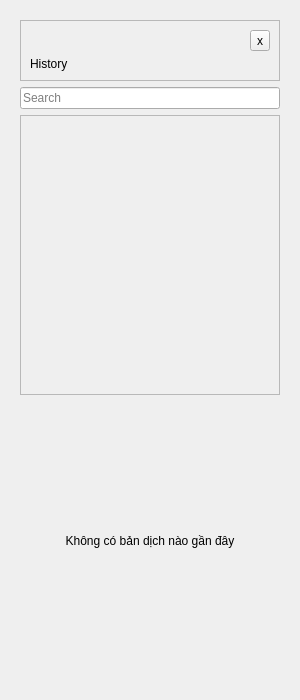
<?xml version="1.0" encoding="UTF-8"?>
<ui version="4.0">
 <class>historyPanel</class>
 <widget class="QWidget" name="historyPanel">
  <property name="geometry">
   <rect>
    <x>0</x>
    <y>0</y>
    <width>300</width>
    <height>700</height>
   </rect>
  </property>
  <property name="minimumSize">
   <size>
    <width>300</width>
    <height>0</height>
   </size>
  </property>
  <property name="windowTitle">
   <string>Form</string>
  </property>
  <layout class="QVBoxLayout" name="verticalLayout">
   <item>
    <widget class="QStackedWidget" name="historyStack">
     <property name="currentIndex">
      <number>0</number>
     </property>
     <widget class="QWidget" name="historyListPage">
      <property name="sizePolicy">
       <sizepolicy hsizetype="Preferred" vsizetype="Preferred">
        <horstretch>0</horstretch>
        <verstretch>0</verstretch>
       </sizepolicy>
      </property>
      <layout class="QVBoxLayout" name="verticalLayout_3">
       <item>
        <widget class="QFrame" name="historyHeader">
         <property name="sizePolicy">
          <sizepolicy hsizetype="Preferred" vsizetype="Fixed">
           <horstretch>0</horstretch>
           <verstretch>0</verstretch>
          </sizepolicy>
         </property>
         <property name="frameShape">
          <enum>QFrame::Shape::StyledPanel</enum>
         </property>
         <property name="frameShadow">
          <enum>QFrame::Shadow::Raised</enum>
         </property>
         <layout class="QVBoxLayout" name="verticalLayout_2">
          <item>
           <layout class="QHBoxLayout" name="closeRow">
            <item>
             <spacer name="horizontalSpacer">
              <property name="orientation">
               <enum>Qt::Orientation::Horizontal</enum>
              </property>
              <property name="sizeHint" stdset="0">
               <size>
                <width>234</width>
                <height>20</height>
               </size>
              </property>
             </spacer>
            </item>
            <item>
             <widget class="QToolButton" name="closeHistoryButton">
              <property name="text">
               <string>x</string>
              </property>
             </widget>
            </item>
           </layout>
          </item>
          <item>
           <widget class="QLabel" name="historyTitle">
            <property name="text">
             <string>History</string>
            </property>
           </widget>
          </item>
         </layout>
        </widget>
       </item>
       <item>
        <widget class="QLineEdit" name="historySearchInput">
         <property name="placeholderText">
          <string>Search</string>
         </property>
        </widget>
       </item>
       <item>
        <widget class="QScrollArea" name="historyScrollArea">
         <property name="horizontalScrollBarPolicy">
          <enum>Qt::ScrollBarPolicy::ScrollBarAlwaysOff</enum>
         </property>
         <property name="widgetResizable">
          <bool>true</bool>
         </property>
         <widget class="QWidget" name="historyListContainer">
          <property name="geometry">
           <rect>
            <x>0</x>
            <y>0</y>
            <width>260</width>
            <height>273</height>
           </rect>
          </property>
          <layout class="QVBoxLayout" name="verticalLayout_4">
           <property name="spacing">
            <number>12</number>
           </property>
           <property name="leftMargin">
            <number>8</number>
           </property>
           <property name="topMargin">
            <number>8</number>
           </property>
           <property name="rightMargin">
            <number>8</number>
           </property>
           <property name="bottomMargin">
            <number>8</number>
           </property>
           <item>
            <spacer name="verticalSpacer">
             <property name="orientation">
              <enum>Qt::Orientation::Vertical</enum>
             </property>
             <property name="sizeHint" stdset="0">
              <size>
               <width>20</width>
               <height>40</height>
              </size>
             </property>
            </spacer>
           </item>
          </layout>
         </widget>
        </widget>
       </item>
       <item>
        <widget class="QWidget" name="emptyState" native="true">
         <property name="sizePolicy">
          <sizepolicy hsizetype="Preferred" vsizetype="Expanding">
           <horstretch>0</horstretch>
           <verstretch>0</verstretch>
          </sizepolicy>
         </property>
         <layout class="QVBoxLayout" name="verticalLayout_7">
          <item>
           <spacer name="verticalSpacer_2">
            <property name="orientation">
             <enum>Qt::Orientation::Vertical</enum>
            </property>
            <property name="sizeHint" stdset="0">
             <size>
              <width>20</width>
              <height>113</height>
             </size>
            </property>
           </spacer>
          </item>
          <item>
           <widget class="QLabel" name="emptyMessageLabel">
            <property name="text">
             <string>Không có bản dịch nào gần đây</string>
            </property>
            <property name="alignment">
             <set>Qt::AlignmentFlag::AlignCenter</set>
            </property>
            <property name="wordWrap">
             <bool>true</bool>
            </property>
           </widget>
          </item>
          <item>
           <spacer name="verticalSpacer_3">
            <property name="orientation">
             <enum>Qt::Orientation::Vertical</enum>
            </property>
            <property name="sizeHint" stdset="0">
             <size>
              <width>20</width>
              <height>112</height>
             </size>
            </property>
           </spacer>
          </item>
         </layout>
        </widget>
       </item>
      </layout>
     </widget>
     <widget class="QWidget" name="historyDetailPage">
      <layout class="QVBoxLayout" name="verticalLayout_5"/>
     </widget>
    </widget>
   </item>
  </layout>
 </widget>
 <resources/>
 <connections/>
</ui>
